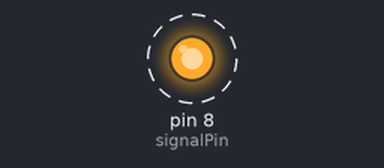
A sketch run on a simulated Arduino Uno, built with avr-gcc and run on an emulated ATmega328P. Parts: output pins drawn as LEDs (lit = HIGH). Dashed ring = blinking. What the sketch prints to the serial monitor is not drawn.

Above: at 0.2 s.
Timing chart, 0 to 3.0 s (numbered marks = the images above):
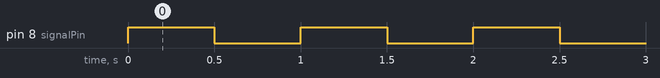

The sketch:

example.ino
```cpp
// Toggle a digital output on an Arduino (A1) to produce a 1 Hz 5V-level signal on the TXS0108E B1 channel while printing state to Serial.
//
// Buy this module: https://shillehtek.com/products/shillehtek-pre-soldered-txs0108e-high-speed-full-duplex-8-channel-logic-level-bi-directional-converter
// Full manual: https://shillehtek.com/blogs/shillehtek-product-manuals/shillehtek-pre-soldered-txs0108e-high-speed-full-duplex-8-channel-logic-level-bi-directional-converter-manual
// More examples: https://github.com/shillehbean/shillehtek-examples
//

// TXS0108E Logic Level Converter - Arduino Test
// Toggles a 5V output line driven from Arduino through channel B1.
// Wire: Arduino D8 -> A1, B1 -> 5V LED through 220 ohm resistor to GND
// VA = 3.3V, VB = 5V, OE = 3.3V

const int signalPin = 8;

void setup() {
  Serial.begin(9600);
  pinMode(signalPin, OUTPUT);
  Serial.println("TXS0108E ready - toggling B1 at 1 Hz");
}

void loop() {
  digitalWrite(signalPin, HIGH);  // Drive A1 HIGH -> B1 outputs ~5V
  Serial.println("HIGH");
  delay(500);

  digitalWrite(signalPin, LOW);   // Drive A1 LOW -> B1 outputs 0V
  Serial.println("LOW");
  delay(500);
}
```

Measured:
- by itself, pin 8 (signalPin): alternates HIGH for 0.50 s and LOW for 0.50 s
